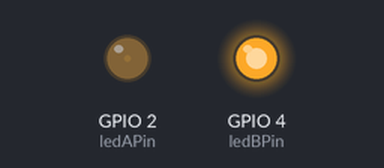
Bench run of a sketch on a simulated ESP32. On the bench: output pins drawn as LEDs (lit = HIGH). What the sketch prints to the serial monitor is not drawn.

Above: at 0.05 s.
At 1.15 s:
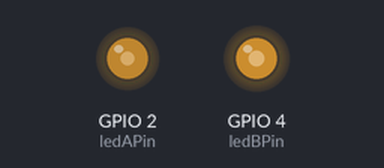
At 2.3 s:
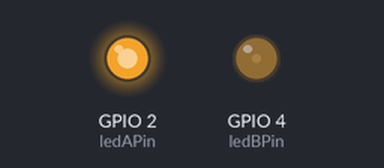
At 4.6 s:
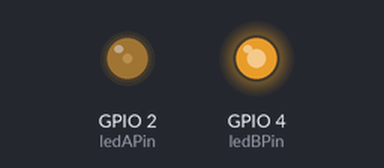
Timing chart, 0 to 6.7 s (numbered marks = the images above):
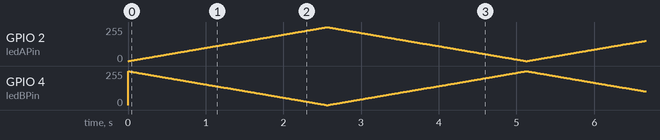

The sketch:

ex06.ino
```cpp
// 定义两路LED引脚（可自行修改为你面包板实际接线引脚）
const int ledAPin = 2;
const int ledBPin = 4;

// PWM统一参数
const int freq = 5000;
const int resolution = 8;  // 取值范围 0~255

void setup() {
  Serial.begin(115200);

  // 分别绑定两路独立PWM通道
  ledcAttach(ledAPin, freq, resolution);
  ledcAttach(ledBPin, freq, resolution);
}

void loop() {
  // 正向循环：A渐亮，B渐暗
  for(int val = 0; val <= 255; val++){
    ledcWrite(ledAPin, val);        // A占空比递增
    ledcWrite(ledBPin, 255 - val);  // B占空比反向递减
    delay(10);
  }

  // 反向循环：A渐暗，B渐亮
  for(int val = 255; val >= 0; val--){
    ledcWrite(ledAPin, val);
    ledcWrite(ledBPin, 255 - val);
    delay(10);
  }

  Serial.println("一次反相呼吸周期完成");
}
```
